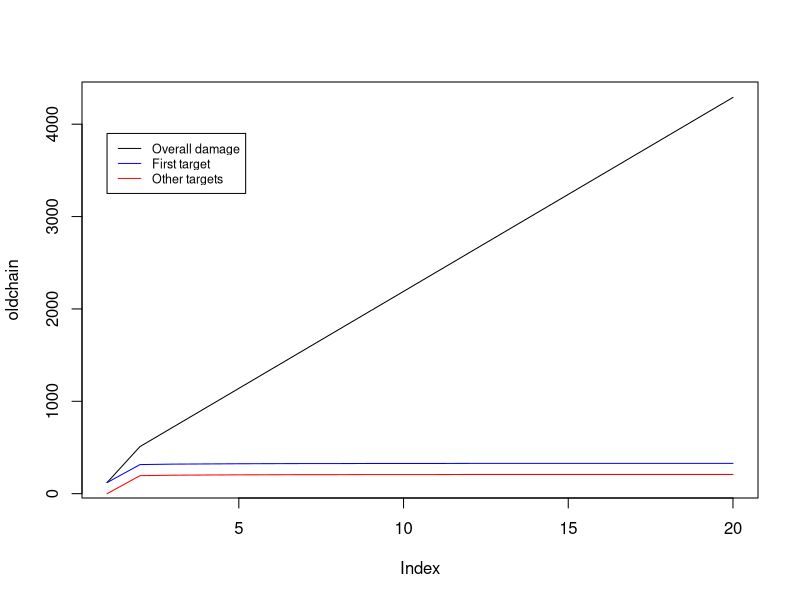
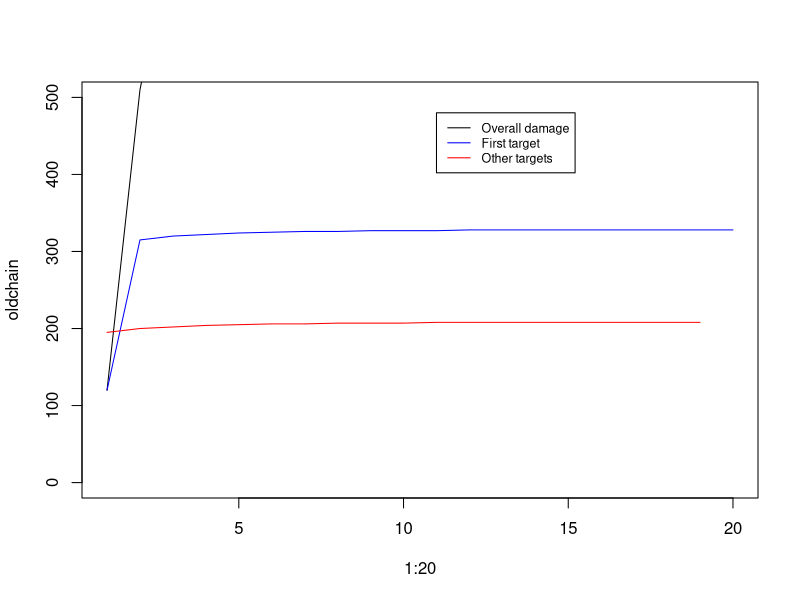
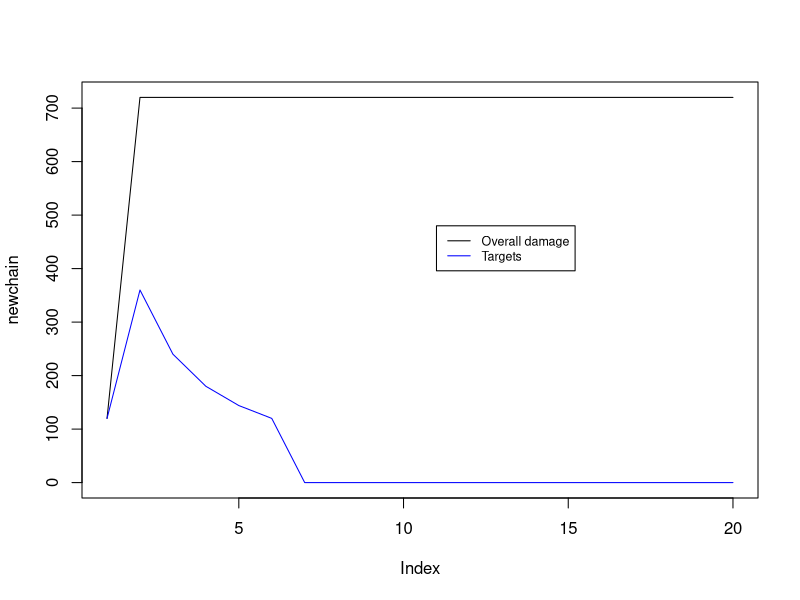

Generate these figures, in order, with R:
## Old chain lightning

oldchain = c()
for(targets in 1:20){
  dmg_out <- 120 + 60*6 + (targets-2)*7*30+30
  oldchain <- c(oldchain, dmg_out)
  if (targets == 1){
    oldchain[targets] <- 120  
  }
}
oldchain_othertarget = round((oldchain-120)/c(1:20),0)
oldchain_othertarget
oldchain_firsttarget = oldchain_othertarget+120
oldchain_firsttarget

newchain = c()
for(targets in 1:20){
  dmg_out <- 120 * 6
  newchain <- c(newchain, dmg_out)
  if (targets == 1){
    newchain[targets] <- 120
  }
}
newchain

newchain_target = newchain/c(1:20)
newchain_target[7:20] <- 0
newchain_target
targets

plot(oldchain, type = "l")
lines(oldchain_firsttarget, col = "blue")
lines(oldchain_othertarget, col = "red")
legend(1, 3900, legend=(c("Overall damage","First target", "Other targets")), col=c("black","blue","red"), lty=1, cex = 0.75)

?plot()
plot(x=1:20, oldchain, type = "l", ylim = c(0,500))
lines(oldchain_firsttarget, col = "blue")
lines(oldchain_othertarget[2:20], col = "red")
legend(11, 480, legend=(c("Overall damage","First target", "Other targets")), col=c("black","blue","red"), lty=1, cex = 0.75)

plot(newchain, type = "l", ylim = c(0,720))
lines(newchain_target, col = "blue")
legend(11, 480, legend=(c("Overall damage","Targets")), col=c("black","blue","red"), lty=1, cex = 0.75)

